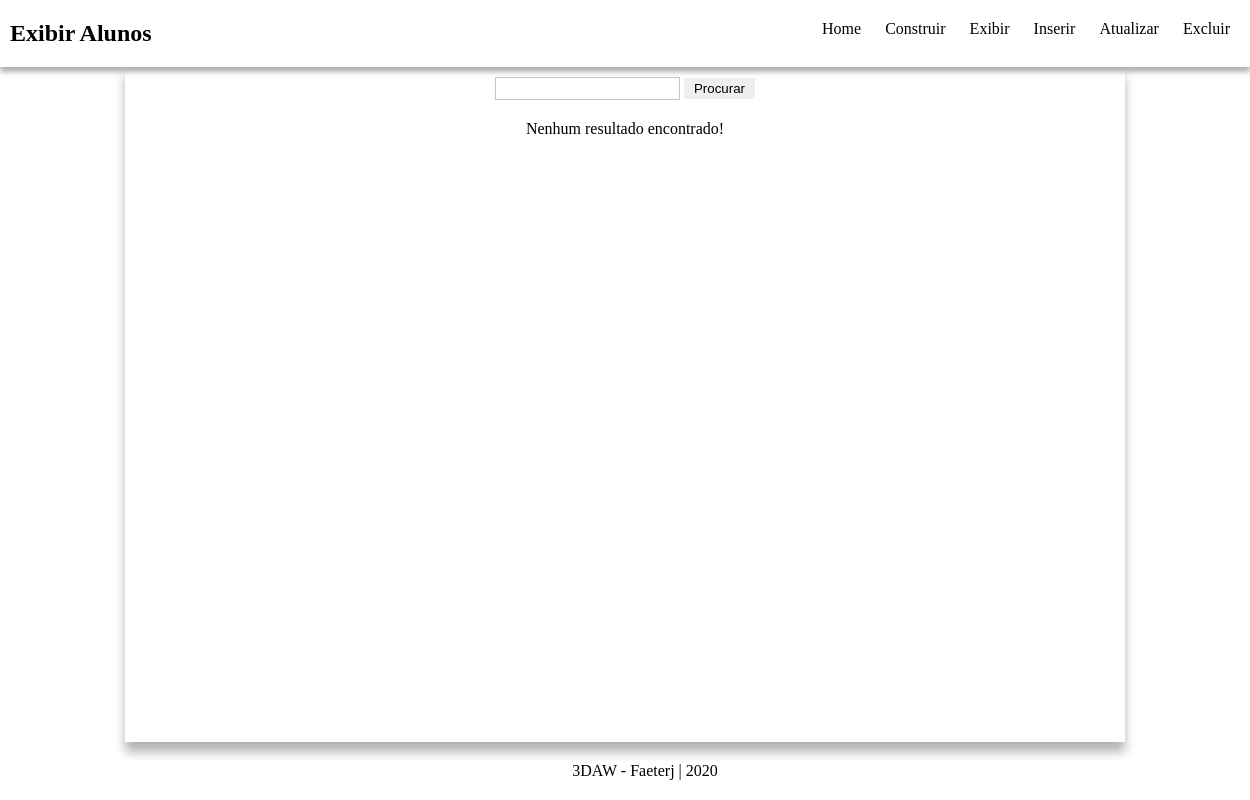
The app's page /crud/exibir_alunos.php, older data.
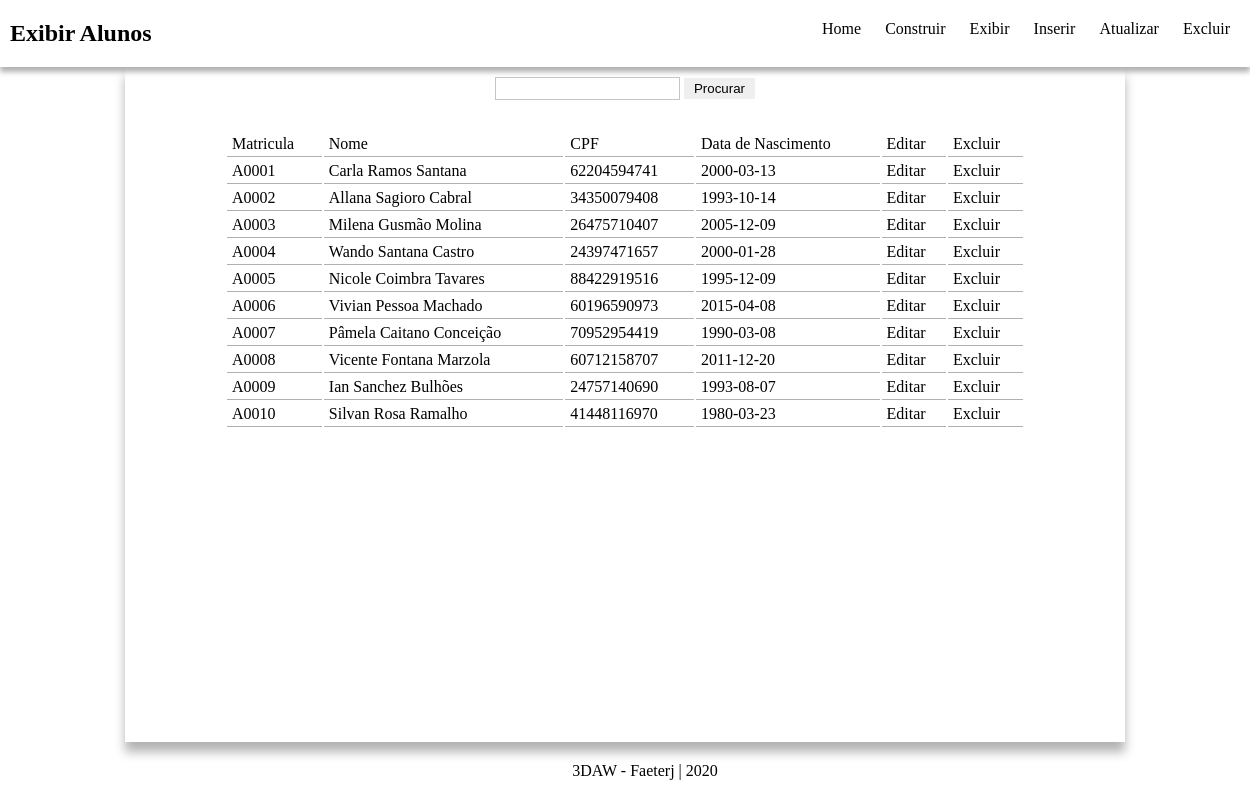
The same page, newer data.
### tables this page shows
CREATE TABLE IF NOT EXISTS Alunos (

    Matricula VARCHAR(7) PRIMARY KEY NOT NULL,
    Nome VARCHAR(50) NOT NULL,
    CPF VARCHAR(11) NOT NULL,
    DataNascimento DATE NOT NULL
);

### crud/actions/alunos.php (called while the page is built, shortened)
<?php
class Alunos{
    private $limit;
    private $palavra;
    private $offset;
    private $table = "alunos";
    private $conn;
    public function __construct()
    {
        try{
            $this->conn = new mysqli("localhost", "3daw", "mysql123", "3dawTest");
        }
        catch(Exception $e){
            $this->status = false;
        }
    }
    private function contagemRegistros(){
        $sql = $this->buildsql("COUNT(*)");
        $result = $this->conn->query($sql);
        $data =  $result->fetch_array(MYSQLI_NUM);
        return $data[0];
    }
	public function numeroRegistros(){
		return $this->contagemRegistros();
	}
    public function consultarPalavra( $palavra ){
        $this->palavra = $palavra;
    }
    public function setOffset( $offset ){
        $this->offset = $offset;
    }
    public function setLimit( $limit ){
        $this->limit = $limit;
    }
    private function buildsql( $columns = ""){
        $palavra = $this->palavra;
        $offset = $this->offset;
        $limit = $this->limit;
		if(!is_numeric($columns)){
			if(empty($columns) && ($columns == "")){
				$columns = "*";
			}
			$sql = "SELECT {$columns} FROM {$this->table} ";
			if(($limit != "") && (is_numeric($limit))){
				$sql .= " LIMIT {$limit}";
			}
		}
        return $sql;
    }
    private function selectAluno(){
        $service =  array();
        $sql = $this->buildsql();
        if($query = $this->conn->query($sql))
        {
            $i = 0;
            while($row = $query->fetch_assoc()){
                $service[$i]['Matricula'] = $row['Matricula'] ;
                $service[$i]['Nome'] =  $row['Nome'];
                $service[$i]['CPF'] = $row['CPF'];
                $service[$i]['DataNascimento'] = $row['DataNascimento'];
                $i++;
            }
        }
        else{
            return $this->conn->error;
        }
        return $service;
    }
    public function select(){
        return $this->selectAluno();
    }
}
?>

### crud/actions/select.php (called while the page is built, shortened)
<?php
require_once "tabela.php";
$tabela = $pagination = $page = $data = "";
isset($_POST["procurar"]) ?  $data = $_POST["procurar"] : $data = "";
$transaction = new Tabela(10, "", $data  );
$tabela = $transaction->exibir_tabela();
?>

### crud/actions/tabela.php (the view, shortened to what this page needs)
<?php
require_once "alunos.php";
class Tabela{
	private $select;
	private $limite;
	public function __construct( $limit = "", $offset = "", $restriction = "" ){
		$this->limite = $limit;
		$alunos = new Alunos();
		$alunos->consultarPalavra($restriction);
		$alunos->setLimit($limit);
		$alunos->setOffset($offset);
		$this->select = $alunos->select();
		$this->size = $alunos->numeroRegistros();
	}
	public function exibir_tabela(){
		$data = $this->select;
		$limite = $this->limite;
		$table = "";
		if(count($data) > 0){
			$table .= "<table id='tabela'>";
			$table .= "<thead><tr>";
			$table .= "<td>Matricula</td>";
			$table .= "<td>Nome</td>";
			$table .= "<td>CPF</td>";
			$table .= "<td>Data de Nascimento</td>";
			$table .= "<td>Editar</td>";
			$table .= "<td>Excluir</td>";
			$table .= "</tr></thead>";
			for($i = 0; !empty($data[$i]) && ($i < $limite); $i++){
				$table .= "<tr>";
				$table .= "<td>{$data[$i]['Matricula']}</td>";
				$table .= "<td>{$data[$i]['Nome']}</td>";
				$table .= "<td>{$data[$i]['CPF']}</td>";
				$table .= "<td>{$data[$i]['DataNascimento']}</td>";
				$table .= "<td><a href='atualizar_aluno.php?editar={$data[$i]['Matricula']}'>Editar</a></td>";
				$table .= "<td><a href='excluir_aluno.php?excluir={$data[$i]['Matricula']}'>Excluir</a></td>";
				$table .= "</tr>";
			}
			$table .= "</table>";
		}
		else{
			$table .= "<p>Nenhum resultado encontrado!</p>";
		}
		return $table;
	}
}
?>

### crud/exibir_alunos.php (shortened to what this page needs)
<?php
	require_once "actions/select.php";
?>
<!DOCTYPE html>
<html lang="en">
    <head>
        <link href="css/exibir_style.css" rel="stylesheet">
    </head>
    <body>
		<article id="container">
			<header>
				<h1>Exibir Alunos</h1>
			<nav>
				<ul>
					<li><a href="index.php">Home</a></li>
					<li><a href="construir_banco.php">Construir</a></li>
					<li><a href="exibir_alunos.php">Exibir</a></li>
					<li><a href="insere_aluno.php">Inserir</a></li>
					<li><a href="atualizar_aluno.php">Atualizar</a></li>
					<li><a href="excluir_aluno.php">Excluir</a></li>
				</ul>
				</nav>
			</header>
			<article id="content">
				<section class="busca">
					<form  method="POST">
						<div>
							<input type="search" name="procurar">
							<button type="submit">Procurar</button>
						</div>
					</form>
				</section>
				<section id="resultados">
					<?php echo $tabela; echo $pagination; ?>
				</section>
			</article>
			<footer> <p>3DAW - Faeterj | 2020 </p></footer>
		</article>
    </body>
</html>

### crud/css/exibir_style.css (style rules this page uses)
* { margin: 0; padding: 0; border: none; outline: none; }
body, html { width: 100%; height: 100%; box-sizing: content-box; }
a { text-decoration: none; color: black; }
table { margin: 20px auto; width: 80%; }
table tr td { padding: 3px 5px; border-bottom: solid 1px rgba(176,176,176,1.00); }
#container { display: flex; flex-direction: column; width: 100%; height: 100%; }
#content { display: flex; flex-direction: column; margin: 0 auto; width: 80%; box-shadow: 0 10px 10px rgba(0, 0, 0, 0.3); height: 100%; }
#content .busca { display: flex; flex-direction: row; align-items: center; padding: 10px; }
form { margin: 0 auto; display: flex; flex-direction: row; }
input[type=search] { flex-grow: 5; padding: 3px; border: solid 1px rgba(197,197,197,1.00); }
button { flex-grow: 4; padding: 3px 10px; }
header, footer { width: 100%; display: flex; flex-direction: row; justify-content: space-between; padding: 10px 0; }
header { box-shadow: 0 5px 5px rgba(0, 0, 0, 0.3); }
header h1, header nav { margin: 10px; }
nav ul { list-style: none; }
nav ul li { display: inline-block; }
nav ul li a { padding: 10px; }
footer { width: 100%; padding: 20px; text-align: center; }
footer p { margin: 0 auto; }
#resultados p { margin: 0 auto; text-align: center; padding: 10px; }

Row changes from the older to the newer data that the page shows:
added alunos: Matricula "A0001", Nome "Carla Ramos Santana", CPF "62204594741", DataNascimento "2000-03-13"
added alunos: Matricula "A0002", Nome "Allana Sagioro Cabral", CPF "34350079408", DataNascimento "1993-10-14"
added alunos: Matricula "A0003", Nome "Milena Gusmão Molina", CPF "26475710407", DataNascimento "2005-12-09"
added alunos: Matricula "A0004", Nome "Wando Santana Castro", CPF "24397471657", DataNascimento "2000-01-28"
added alunos: Matricula "A0005", Nome "Nicole Coimbra Tavares", CPF "88422919516", DataNascimento "1995-12-09"
added alunos: Matricula "A0006", Nome "Vivian Pessoa Machado", CPF "60196590973", DataNascimento "2015-04-08"
added alunos: Matricula "A0007", Nome "Pâmela Caitano Conceição", CPF "70952954419", DataNascimento "1990-03-08"
added alunos: Matricula "A0008", Nome "Vicente Fontana Marzola", CPF "60712158707", DataNascimento "2011-12-20"
added alunos: Matricula "A0009", Nome "Ian Sanchez Bulhões", CPF "24757140690", DataNascimento "1993-08-07"
added alunos: Matricula "A0010", Nome "Silvan Rosa Ramalho", CPF "41448116970", DataNascimento "1980-03-23"
Text that changed along with them:
text no longer shown: "Nenhum resultado encontrado!"
text now shown: "Matricula Nome CPF Data de Nascimento Editar Excluir"
